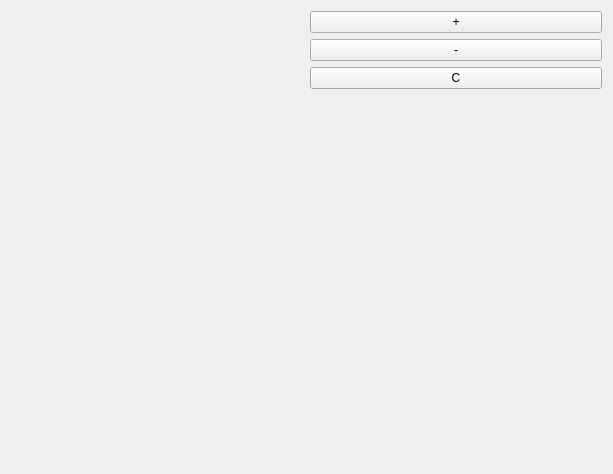
<ui version="4.0" >
 <class>QwtFunctionPlotBase</class>
 <widget class="QWidget" name="QwtFunctionPlotBase" >
  <property name="windowModality" >
   <enum>Qt::NonModal</enum>
  </property>
  <property name="geometry" >
   <rect>
    <x>0</x>
    <y>0</y>
    <width>613</width>
    <height>474</height>
   </rect>
  </property>
  <property name="windowTitle" >
   <string>Function Plot</string>
  </property>
  <layout class="QHBoxLayout" name="horizontalLayout" >
   <item>
    <widget class="QwtPlot" name="qwtPlot" />
   </item>
   <item>
    <layout class="QVBoxLayout" name="verticalLayout" >
     <item>
      <widget class="QPushButton" name="zommIn" >
       <property name="text" >
        <string>+</string>
       </property>
      </widget>
     </item>
     <item>
      <widget class="QPushButton" name="zoomOut" >
       <property name="text" >
        <string>-</string>
       </property>
      </widget>
     </item>
     <item>
      <widget class="QPushButton" name="clamp" >
       <property name="text" >
        <string>C</string>
       </property>
      </widget>
     </item>
     <item>
      <spacer name="verticalSpacer" >
       <property name="orientation" >
        <enum>Qt::Vertical</enum>
       </property>
       <property name="sizeHint" stdset="0" >
        <size>
         <width>20</width>
         <height>40</height>
        </size>
       </property>
      </spacer>
     </item>
    </layout>
   </item>
  </layout>
 </widget>
 <layoutdefault spacing="6" margin="11" />
 <pixmapfunction>qPixmapFromMimeSource</pixmapfunction>
 <customwidgets>
  <customwidget>
   <class>QwtPlot</class>
   <extends>QFrame</extends>
   <header>qwt_plot.h</header>
  </customwidget>
 </customwidgets>
 <resources/>
 <connections/>
</ui>
